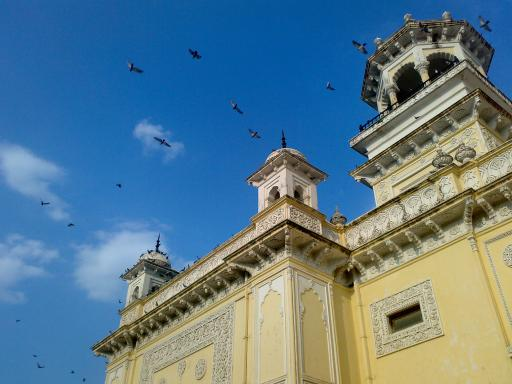
#> input picture Aula2/imagens/casa.jpg, 512 x 384 px
$ python a9_filtro_canny.py
#> lines starting #> are read from the running program, lines starting #| are printed output that depends on the picture; after the words box and inside, x2 and y2 are one past the last pixel; in counts of white or black regions, pixels touching at a corner belong together
# Importacao das bibliotecas
import cv2
import numpy as np

# 1. le a imagem
imagem = cv2.imread('imagens/casa.jpg', 0)
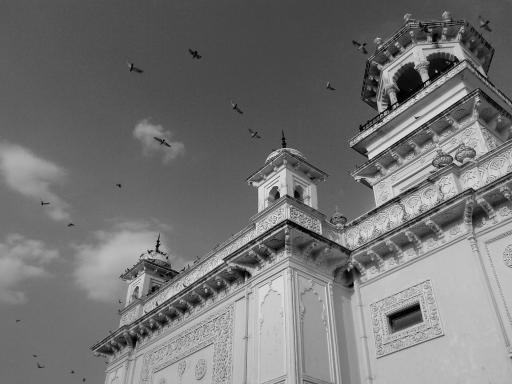
#> imagem: shape (384, 512); min 0, max 255, mean 116.2

# 2. executa o filtro canny
bordas = cv2.Canny(imagem, 100, 200)
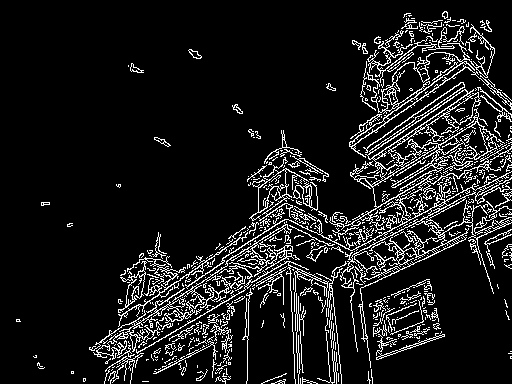
#> bordas: shape (384, 512); 10.5% white in thin lines or dots

# 3. mostra a imagem
cv2.imshow("imagem", bordas)
cv2.waitKey(0)
